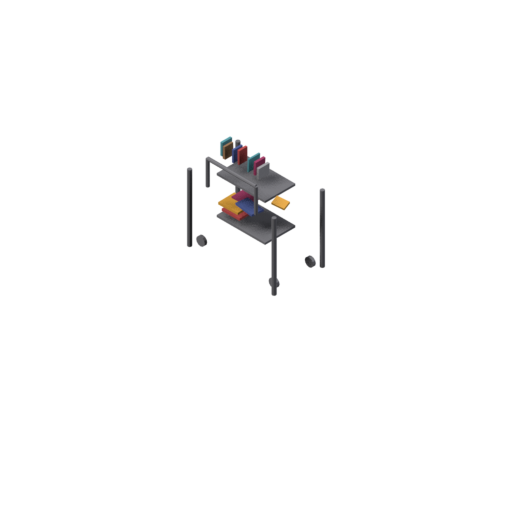
#> input picture assets/artefacts-glb/book-cart-test.png, 512 x 512 px
$ python -i fit_view.py   (imports and definitions only)
#> lines starting #> are read from the running program, lines starting #| are printed output that depends on the picture
"""Camera/pose fit for the fixed review view (analysis-by-synthesis, camera group only).

Aligns every candidate render (yaw x walk time) to the reference framing (align_render.py logic) and scores
silhouette IoU against the reference figure mask. Prints the ranking; the best (yaw, t) becomes the review view.
Usage: python3 -I fit_view.py <reference.png> <candidates.json> <renderDir>
  candidates.json: [[name, yaw, t], ...]; renders are <renderDir>/fit-<name>.png (transparent sprite views)
"""
import json
import sys

from PIL import Image

# [1 line that did not run here, left out]
# [1 line not run here, left out]
# [1 line that did not run here, left out]
# [1 line that did not run here, left out]


def aligned_mask(path):
    r = Image.open(path).convert("RGBA")
#> r is the input picture: PIL image 512x512 RGBA; mean R, G, B, A 2.9, 2.6, 2.7, 6.1
    fig = r.crop(r.getbbox())
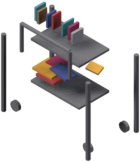
#> fig: PIL image 140x162 RGBA; mean R, G, B, A 32.2, 29.7, 29.8, 70.8; transparent parts drawn white
#> (the run stopped early here; a loop or call above may not have finished)

$ run again, on assets/artefacts-glb/catering-test.png
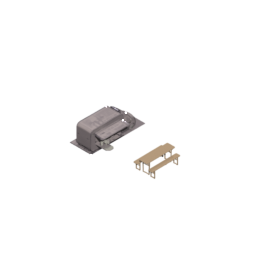
#> input picture assets/artefacts-glb/catering-test.png, 256 x 256 px
#> in aligned_mask, r is the input picture: PIL image 256x256 RGBA; mean R, G, B, A 6.9, 6.2, 5.9, 10
#> in aligned_mask, `fig = r.crop(r.getbbox())`:
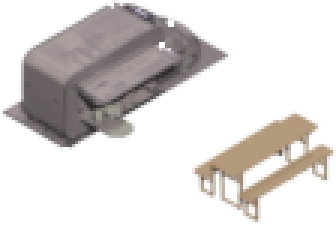
#> fig: PIL image 112x75 RGBA (shown 3 times larger); mean R, G, B, A 52.9, 47.8, 45.2, 78.2; transparent parts drawn white
